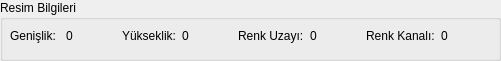
   <widget class="QGroupBox" name="groupBox_5">
    <property name="geometry">
     <rect>
      <x>520</x>
      <y>460</y>
      <width>501</width>
      <height>61</height>
     </rect>
    </property>
    <property name="title">
     <string>Resim Bilgileri</string>
    </property>
    <widget class="QWidget" name="layoutWidget_2">
     <property name="geometry">
      <rect>
       <x>10</x>
       <y>20</y>
       <width>481</width>
       <height>31</height>
      </rect>
     </property>
     <layout class="QHBoxLayout" name="horizontalLayout_2">
      <item>
       <widget class="QLabel" name="label_12">
        <property name="text">
         <string>Genişlik:</string>
        </property>
       </widget>
      </item>
      <item>
       <widget class="QLabel" name="label_x1">
        <property name="text">
         <string>0</string>
        </property>
       </widget>
      </item>
      <item>
       <widget class="QLabel" name="label_14">
        <property name="text">
         <string>Yükseklik:</string>
        </property>
       </widget>
      </item>
      <item>
       <widget class="QLabel" name="label_y1">
        <property name="text">
         <string>0</string>
        </property>
       </widget>
      </item>
      <item>
       <widget class="QLabel" name="label_16">
        <property name="text">
         <string>Renk Uzayı:</string>
        </property>
       </widget>
      </item>
      <item>
       <widget class="QLabel" name="label_inc1">
        <property name="text">
         <string>0</string>
        </property>
       </widget>
      </item>
      <item>
       <widget class="QLabel" name="label_18">
        <property name="text">
         <string>Renk Kanalı:</string>
        </property>
       </widget>
      </item>
      <item>
       <widget class="QLabel" name="label_ch1">
        <property name="text">
         <string>0</string>
        </property>
       </widget>
      </item>
     </layout>
    </widget>
   </widget>
